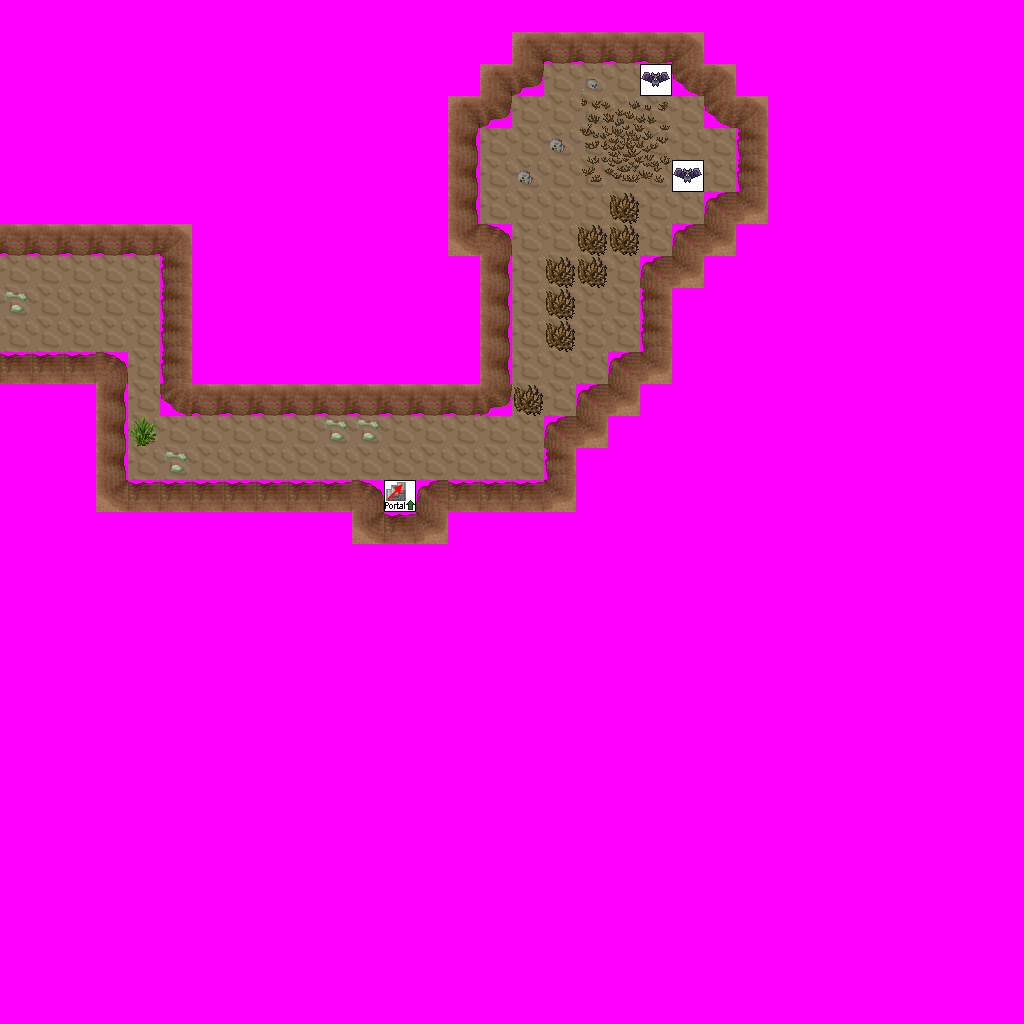

This is a level from a 2D game, rendered from its Tiled map with the project's own tilesets. A one-line summary and the map file follow, with tile-layer data summarised:
An orthogonal 32x32 tile map with 32x32 px tiles, 6 tile layers (Ground, Objects, Above, Walkable, ...), 10 tilesets and 2 objects (newmap, from_east_0).

<map version="1.0" orientation="orthogonal" width="32" height="32" tilewidth="32" tileheight="32">
 <tileset firstgid="1" name="ground_brown" tilewidth="32" tileheight="32">
  <image source="../drawable/ground_brown.png" width="160" height="32" />
 </tileset>
 <tileset firstgid="6" name="item_corpse_skull_dark" tilewidth="32" tileheight="32">
  <image source="../drawable/item_corpse_skull_dark.png" width="64" height="32" />
 </tileset>
 <tileset firstgid="8" name="plant_bush_various_small" tilewidth="32" tileheight="32">
  <image source="../drawable/plant_bush_various_small.png" width="96" height="96" />
 </tileset>
 <tileset firstgid="17" name="plant_mosses" tilewidth="32" tileheight="32">
  <image source="../drawable/plant_mosses.png" width="128" height="128" />
 </tileset>
 <tileset firstgid="33" name="plant_bush_large_brown" tilewidth="32" tileheight="32">
  <image source="../drawable/plant_bush_large_brown.png" width="96" height="96" />
 </tileset>
 <tileset firstgid="42" name="logic_portal" tilewidth="32" tileheight="32">
  <image source="../drawable/logic_portal.png" width="256" height="96" />
 </tileset>
 <tileset firstgid="66" name="logic_creature_animal" tilewidth="32" tileheight="32">
  <image source="../drawable/logic_creature_animal.png" width="256" height="128" />
 </tileset>
 <tileset firstgid="98" name="building_wall_int_sandstone" tilewidth="32" tileheight="32">
  <image source="../drawable/building_wall_int_sandstone.png" width="96" height="160" />
 </tileset>
 <tileset firstgid="113" name="building_door_door_s" tilewidth="32" tileheight="32">
  <image source="../drawable/building_door_door_s.png" width="96" height="64" />
 </tileset>
 <tileset firstgid="119" name="walkable_sentinel" tilewidth="32" tileheight="32">
  <image source="../drawable/walkable_sentinel.png" width="32" height="32" />
 </tileset>
 <layer name="Ground" width="32" height="32">
  <data>[1024 cells, 1024 non-empty, 3 distinct tile ids]</data>
 </layer>
 <layer name="Objects" width="32" height="32">
  <data>[1024 cells, 30 non-empty, 19 distinct tile ids]</data>
 </layer>
 <layer name="Above" width="32" height="32">
  <data>[1024 cells, 0 non-empty, 0 distinct tile ids]</data>
 </layer>
 <layer name="Walkable" width="32" height="32">
  <data>[1024 cells, 925 non-empty, 1 distinct tile ids]</data>
 </layer>
 <layer name="Objects_stendhal" width="32" height="32">
  <data>[1024 cells, 85 non-empty, 12 distinct tile ids]</data>
 </layer>
 <layer name="Objects_stendhal2" width="32" height="32">
  <data>[1024 cells, 3 non-empty, 2 distinct tile ids]</data>
 </layer>
 <objectgroup name="Mapevents" width="32" height="32">
  <object name="exit_west_0" type="newmap" x="0" y="256" width="32" height="96">
   <properties>
    <property name="map" value="level_1_orril_mountain_w2_x0_y3" />
    <property name="place" value="from_west_0" />
   </properties>
  </object>
 </objectgroup>
 <objectgroup name="Spawn" width="32" height="32">
  <object name="from_east_0" x="0" y="288" width="32" height="32" />
 </objectgroup>
 <objectgroup name="Keys" width="32" height="32" />
 <objectgroup name="Replace" width="32" height="32" />
</map>
